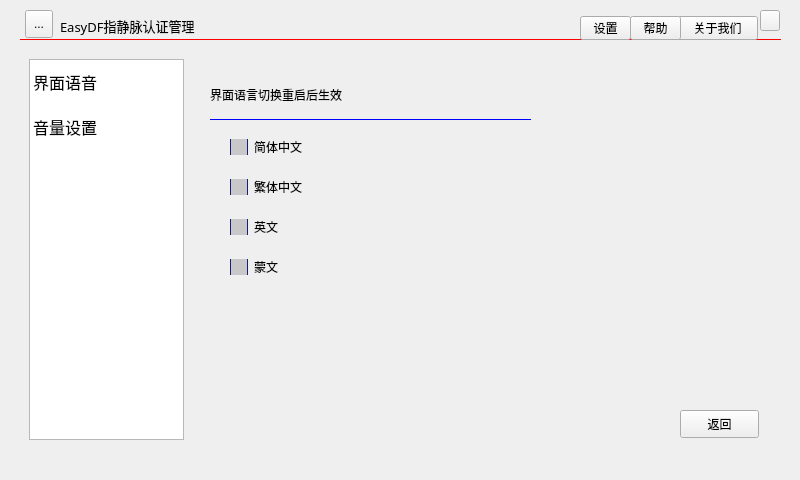
<?xml version="1.0" encoding="UTF-8"?>
<ui version="4.0">
 <class>MainWindow</class>
 <widget class="QMainWindow" name="MainWindow">
  <property name="geometry">
   <rect>
    <x>0</x>
    <y>0</y>
    <width>800</width>
    <height>480</height>
   </rect>
  </property>
  <property name="windowTitle">
   <string>MainWindow</string>
  </property>
  <property name="styleSheet">
   <string notr="true">/*
border:1px solid green;
*/
border:none;
QLineEdit{
background:transparent;border-width:0;border-style:outset;
border-bottom:1px solid blue;
}
QGroupBox{
background:transparent;border-width:0;border-style:outset;
border-top:1px solid blue;
}
QLineEdit:focus{
border-color: red;
}
QCheckBox::indicator, QRadioButton::indicator, QListWidget::indicator {
    width: 16px;
    height: 16px;
    background-color: rgb(200,200,200);
    border:1px solid #13227A;
}
QCheckBox::indicator::checked, QRadioButton::indicator::checked, QListWidget::indicator::checked {
    background-color: qradialgradient(cx:0.5, cy:0.5, fx:0.25, fy:0.15, radius:0.3, stop:0 #BBBBBB, stop:1 #13227A);
}
</string>
  </property>
  <widget class="QWidget" name="centralWidget">
   <widget class="QWidget" name="widgetTitle" native="true">
    <property name="geometry">
     <rect>
      <x>20</x>
      <y>0</y>
      <width>761</width>
      <height>40</height>
     </rect>
    </property>
    <property name="minimumSize">
     <size>
      <width>0</width>
      <height>40</height>
     </size>
    </property>
    <property name="maximumSize">
     <size>
      <width>16777215</width>
      <height>40</height>
     </size>
    </property>
    <property name="styleSheet">
     <string notr="true">.QWidget{border-bottom:1px solid #FF0000;}</string>
    </property>
    <widget class="QLabel" name="labelTitelText">
     <property name="geometry">
      <rect>
       <x>40</x>
       <y>10</y>
       <width>261</width>
       <height>31</height>
      </rect>
     </property>
     <property name="font">
      <font>
       <family>微软雅黑</family>
       <pointsize>10</pointsize>
       <weight>50</weight>
       <bold>false</bold>
      </font>
     </property>
     <property name="text">
      <string>EasyDF指静脉认证管理</string>
     </property>
     <property name="alignment">
      <set>Qt::AlignLeading|Qt::AlignLeft|Qt::AlignVCenter</set>
     </property>
    </widget>
    <widget class="QToolButton" name="btnTitleSet">
     <property name="geometry">
      <rect>
       <x>560</x>
       <y>16</y>
       <width>51</width>
       <height>24</height>
      </rect>
     </property>
     <property name="toolTip">
      <string>设置</string>
     </property>
     <property name="text">
      <string>设置</string>
     </property>
     <property name="icon">
      <iconset>
       <normalon>:/images/title_set.png</normalon>
      </iconset>
     </property>
     <property name="toolButtonStyle">
      <enum>Qt::ToolButtonTextBesideIcon</enum>
     </property>
    </widget>
    <widget class="QToolButton" name="btnWindowClose">
     <property name="geometry">
      <rect>
       <x>740</x>
       <y>10</y>
       <width>20</width>
       <height>21</height>
      </rect>
     </property>
     <property name="toolTip">
      <string>关闭</string>
     </property>
     <property name="text">
      <string/>
     </property>
     <property name="icon">
      <iconset>
       <normalon>:/images/title_close.png</normalon>
      </iconset>
     </property>
    </widget>
    <widget class="QToolButton" name="btnTitleAbout">
     <property name="geometry">
      <rect>
       <x>657</x>
       <y>16</y>
       <width>81</width>
       <height>24</height>
      </rect>
     </property>
     <property name="toolTip">
      <string>设置</string>
     </property>
     <property name="text">
      <string>关于我们</string>
     </property>
     <property name="icon">
      <iconset>
       <normalon>:/images/title_about.png</normalon>
      </iconset>
     </property>
     <property name="toolButtonStyle">
      <enum>Qt::ToolButtonTextBesideIcon</enum>
     </property>
    </widget>
    <widget class="QToolButton" name="btnTitleHelp">
     <property name="geometry">
      <rect>
       <x>610</x>
       <y>16</y>
       <width>51</width>
       <height>24</height>
      </rect>
     </property>
     <property name="toolTip">
      <string>设置</string>
     </property>
     <property name="text">
      <string>帮助</string>
     </property>
     <property name="icon">
      <iconset>
       <normalon>:/images/title_help.png</normalon>
      </iconset>
     </property>
     <property name="toolButtonStyle">
      <enum>Qt::ToolButtonTextBesideIcon</enum>
     </property>
    </widget>
    <widget class="QToolButton" name="toolButton">
     <property name="geometry">
      <rect>
       <x>5</x>
       <y>10</y>
       <width>28</width>
       <height>28</height>
      </rect>
     </property>
     <property name="styleSheet">
      <string notr="true">.QToolButton{image:url(:/images/win.png);}</string>
     </property>
     <property name="text">
      <string>...</string>
     </property>
    </widget>
   </widget>
   <widget class="QStackedWidget" name="stackedWidget">
    <property name="geometry">
     <rect>
      <x>20</x>
      <y>50</y>
      <width>761</width>
      <height>411</height>
     </rect>
    </property>
    <property name="currentIndex">
     <number>3</number>
    </property>
    <widget class="QWidget" name="loginWidget">
     <widget class="QLabel" name="label">
      <property name="geometry">
       <rect>
        <x>10</x>
        <y>40</y>
        <width>321</width>
        <height>31</height>
       </rect>
      </property>
      <property name="text">
       <string>&lt;html&gt;&lt;head/&gt;&lt;body&gt;&lt;p&gt;请输入您的windows密码以继续登记。&lt;/p&gt;&lt;/body&gt;&lt;/html&gt;</string>
      </property>
     </widget>
     <widget class="QLabel" name="labelPassMassage">
      <property name="geometry">
       <rect>
        <x>190</x>
        <y>300</y>
        <width>361</width>
        <height>31</height>
       </rect>
      </property>
      <property name="text">
       <string>验证信息提示</string>
      </property>
     </widget>
     <widget class="QWidget" name="layoutWidget">
      <property name="geometry">
       <rect>
        <x>130</x>
        <y>210</y>
        <width>501</width>
        <height>81</height>
       </rect>
      </property>
      <layout class="QGridLayout" name="gridLayout_3" columnstretch="10,75,15">
       <item row="0" column="0">
        <widget class="QLabel" name="label_9">
         <property name="text">
          <string>用户名</string>
         </property>
        </widget>
       </item>
       <item row="0" column="1">
        <widget class="QLineEdit" name="lineEditUserName">
         <property name="sizePolicy">
          <sizepolicy hsizetype="Expanding" vsizetype="Preferred">
           <horstretch>0</horstretch>
           <verstretch>0</verstretch>
          </sizepolicy>
         </property>
         <property name="maximumSize">
          <size>
           <width>16777215</width>
           <height>28</height>
          </size>
         </property>
         <property name="readOnly">
          <bool>true</bool>
         </property>
         <property name="placeholderText">
          <string>登录用户</string>
         </property>
        </widget>
       </item>
       <item row="1" column="0">
        <widget class="QLabel" name="label_4">
         <property name="text">
          <string>验  证</string>
         </property>
        </widget>
       </item>
       <item row="1" column="1">
        <widget class="QLineEdit" name="lineEditPass">
         <property name="sizePolicy">
          <sizepolicy hsizetype="Expanding" vsizetype="Preferred">
           <horstretch>0</horstretch>
           <verstretch>0</verstretch>
          </sizepolicy>
         </property>
         <property name="maximumSize">
          <size>
           <width>16777215</width>
           <height>28</height>
          </size>
         </property>
         <property name="styleSheet">
          <string notr="true"/>
         </property>
         <property name="text">
          <string/>
         </property>
         <property name="echoMode">
          <enum>QLineEdit::Password</enum>
         </property>
         <property name="placeholderText">
          <string>开机密码</string>
         </property>
        </widget>
       </item>
       <item row="1" column="2">
        <widget class="QToolButton" name="btnLogon">
         <property name="sizePolicy">
          <sizepolicy hsizetype="Preferred" vsizetype="Preferred">
           <horstretch>0</horstretch>
           <verstretch>0</verstretch>
          </sizepolicy>
         </property>
         <property name="minimumSize">
          <size>
           <width>79</width>
           <height>28</height>
          </size>
         </property>
         <property name="styleSheet">
          <string notr="true">QToolButton{image:url(:/images/button.png);}</string>
         </property>
         <property name="text">
          <string>验证</string>
         </property>
        </widget>
       </item>
       <item row="0" column="2">
        <widget class="QToolButton" name="btnSetPass">
         <property name="sizePolicy">
          <sizepolicy hsizetype="Preferred" vsizetype="Preferred">
           <horstretch>0</horstretch>
           <verstretch>0</verstretch>
          </sizepolicy>
         </property>
         <property name="minimumSize">
          <size>
           <width>79</width>
           <height>28</height>
          </size>
         </property>
         <property name="styleSheet">
          <string notr="true">QToolButton{image:url(:/images/button.png);}</string>
         </property>
         <property name="text">
          <string>添加</string>
         </property>
        </widget>
       </item>
      </layout>
     </widget>
     <widget class="QLabel" name="label_5">
      <property name="geometry">
       <rect>
        <x>10</x>
        <y>0</y>
        <width>161</width>
        <height>41</height>
       </rect>
      </property>
      <property name="font">
       <font>
        <pointsize>18</pointsize>
        <weight>75</weight>
        <bold>true</bold>
       </font>
      </property>
      <property name="text">
       <string>身份认证</string>
      </property>
     </widget>
    </widget>
    <widget class="QWidget" name="mainWidget">
     <widget class="QToolButton" name="btnLeftHand">
      <property name="geometry">
       <rect>
        <x>50</x>
        <y>130</y>
        <width>251</width>
        <height>275</height>
       </rect>
      </property>
      <property name="sizePolicy">
       <sizepolicy hsizetype="Preferred" vsizetype="Preferred">
        <horstretch>0</horstretch>
        <verstretch>0</verstretch>
       </sizepolicy>
      </property>
      <property name="styleSheet">
       <string notr="true">image:url(:/images/left_hand.png);

</string>
      </property>
      <property name="text">
       <string/>
      </property>
     </widget>
     <widget class="QLabel" name="label_3">
      <property name="geometry">
       <rect>
        <x>10</x>
        <y>40</y>
        <width>411</width>
        <height>51</height>
       </rect>
      </property>
      <property name="text">
       <string>单击手指对应的按钮进行登记、验证、删除信息。
建议使用左右手食指、中指、无名指进行样本录入，以获得更好体验。</string>
      </property>
     </widget>
     <widget class="QToolButton" name="btnFinger_1">
      <property name="geometry">
       <rect>
        <x>75</x>
        <y>110</y>
        <width>21</width>
        <height>20</height>
       </rect>
      </property>
      <property name="styleSheet">
       <string notr="true">QToolButton{border:1px solid #000000;background-color:#FFFFFF;}</string>
      </property>
      <property name="text">
       <string/>
      </property>
     </widget>
     <widget class="QToolButton" name="btnFinger_2">
      <property name="geometry">
       <rect>
        <x>132</x>
        <y>110</y>
        <width>21</width>
        <height>20</height>
       </rect>
      </property>
      <property name="styleSheet">
       <string notr="true">QToolButton{border:1px solid #000000;background-color:#FFFFFF;}</string>
      </property>
      <property name="text">
       <string/>
      </property>
     </widget>
     <widget class="QToolButton" name="btnFinger_3">
      <property name="geometry">
       <rect>
        <x>178</x>
        <y>110</y>
        <width>21</width>
        <height>20</height>
       </rect>
      </property>
      <property name="styleSheet">
       <string notr="true">QToolButton{border:1px solid #000000;background-color:#FFFFFF;}</string>
      </property>
      <property name="text">
       <string/>
      </property>
     </widget>
     <widget class="QToolButton" name="btnFinger_4">
      <property name="geometry">
       <rect>
        <x>220</x>
        <y>110</y>
        <width>21</width>
        <height>20</height>
       </rect>
      </property>
      <property name="styleSheet">
       <string notr="true">QToolButton{border:1px solid #000000;background-color:#FFFFFF;}</string>
      </property>
      <property name="text">
       <string/>
      </property>
     </widget>
     <widget class="QToolButton" name="btnFinger_5">
      <property name="geometry">
       <rect>
        <x>266</x>
        <y>110</y>
        <width>21</width>
        <height>20</height>
       </rect>
      </property>
      <property name="styleSheet">
       <string notr="true">QToolButton{border:1px solid #000000;background-color:#FFFFFF;}</string>
      </property>
      <property name="text">
       <string/>
      </property>
     </widget>
     <widget class="QToolButton" name="btnRightHand">
      <property name="geometry">
       <rect>
        <x>470</x>
        <y>130</y>
        <width>251</width>
        <height>275</height>
       </rect>
      </property>
      <property name="sizePolicy">
       <sizepolicy hsizetype="Preferred" vsizetype="Preferred">
        <horstretch>0</horstretch>
        <verstretch>0</verstretch>
       </sizepolicy>
      </property>
      <property name="styleSheet">
       <string notr="true">image:url(:/images/right_hand.png);</string>
      </property>
      <property name="text">
       <string/>
      </property>
     </widget>
     <widget class="QToolButton" name="btnFinger_8">
      <property name="geometry">
       <rect>
        <x>577</x>
        <y>110</y>
        <width>21</width>
        <height>20</height>
       </rect>
      </property>
      <property name="styleSheet">
       <string notr="true">QToolButton{border:1px solid #000000;background-color:#FFFFFF;}</string>
      </property>
      <property name="text">
       <string/>
      </property>
     </widget>
     <widget class="QToolButton" name="btnFinger_9">
      <property name="geometry">
       <rect>
        <x>616</x>
        <y>110</y>
        <width>21</width>
        <height>20</height>
       </rect>
      </property>
      <property name="styleSheet">
       <string notr="true">QToolButton{border:1px solid #000000;background-color:#FFFFFF;}</string>
      </property>
      <property name="text">
       <string/>
      </property>
     </widget>
     <widget class="QToolButton" name="btnFinger_6">
      <property name="geometry">
       <rect>
        <x>489</x>
        <y>110</y>
        <width>21</width>
        <height>20</height>
       </rect>
      </property>
      <property name="styleSheet">
       <string notr="true">QToolButton{border:1px solid #000000;background-color:#FFFFFF;}</string>
      </property>
      <property name="text">
       <string/>
      </property>
     </widget>
     <widget class="QToolButton" name="btnFinger_10">
      <property name="geometry">
       <rect>
        <x>677</x>
        <y>110</y>
        <width>21</width>
        <height>20</height>
       </rect>
      </property>
      <property name="styleSheet">
       <string notr="true">QToolButton{border:1px solid #000000;background-color:#FFFFFF;}</string>
      </property>
      <property name="text">
       <string/>
      </property>
     </widget>
     <widget class="QToolButton" name="btnFinger_7">
      <property name="geometry">
       <rect>
        <x>535</x>
        <y>110</y>
        <width>21</width>
        <height>20</height>
       </rect>
      </property>
      <property name="styleSheet">
       <string notr="true">QToolButton{border:1px solid #000000;background-color:#FFFFFF;}</string>
      </property>
      <property name="text">
       <string/>
      </property>
     </widget>
     <widget class="QLabel" name="label_10">
      <property name="geometry">
       <rect>
        <x>10</x>
        <y>0</y>
        <width>121</width>
        <height>41</height>
       </rect>
      </property>
      <property name="font">
       <font>
        <pointsize>18</pointsize>
        <weight>75</weight>
        <bold>true</bold>
       </font>
      </property>
      <property name="text">
       <string>管理</string>
      </property>
     </widget>
     <widget class="QToolButton" name="btnBlood_1">
      <property name="geometry">
       <rect>
        <x>80</x>
        <y>212</y>
        <width>30</width>
        <height>50</height>
       </rect>
      </property>
      <property name="styleSheet">
       <string notr="true">border-image:url(:/images/l1.png);</string>
      </property>
      <property name="text">
       <string/>
      </property>
     </widget>
     <widget class="QToolButton" name="btnBlood_2">
      <property name="geometry">
       <rect>
        <x>128</x>
        <y>182</y>
        <width>22</width>
        <height>47</height>
       </rect>
      </property>
      <property name="styleSheet">
       <string notr="true">border-image:url(:/images/l2.png);</string>
      </property>
      <property name="text">
       <string/>
      </property>
     </widget>
     <widget class="QToolButton" name="btnBlood_3">
      <property name="geometry">
       <rect>
        <x>168</x>
        <y>171</y>
        <width>24</width>
        <height>52</height>
       </rect>
      </property>
      <property name="styleSheet">
       <string notr="true">border-image:url(:/images/l3.png);</string>
      </property>
      <property name="text">
       <string/>
      </property>
     </widget>
     <widget class="QToolButton" name="btnBlood_5">
      <property name="geometry">
       <rect>
        <x>220</x>
        <y>270</y>
        <width>44</width>
        <height>40</height>
       </rect>
      </property>
      <property name="styleSheet">
       <string notr="true">border-image:url(:/images/l5.png);</string>
      </property>
      <property name="text">
       <string/>
      </property>
     </widget>
     <widget class="QToolButton" name="btnBlood_6">
      <property name="geometry">
       <rect>
        <x>508</x>
        <y>272</y>
        <width>40</width>
        <height>37</height>
       </rect>
      </property>
      <property name="styleSheet">
       <string notr="true">border-image:url(:/images/r1.png);</string>
      </property>
      <property name="text">
       <string/>
      </property>
     </widget>
     <widget class="QToolButton" name="btnBlood_7">
      <property name="geometry">
       <rect>
        <x>539</x>
        <y>188</y>
        <width>32</width>
        <height>51</height>
       </rect>
      </property>
      <property name="styleSheet">
       <string notr="true">border-image:url(:/images/r2.png);</string>
      </property>
      <property name="text">
       <string/>
      </property>
     </widget>
     <widget class="QToolButton" name="btnBlood_8">
      <property name="geometry">
       <rect>
        <x>578</x>
        <y>175</y>
        <width>26</width>
        <height>44</height>
       </rect>
      </property>
      <property name="styleSheet">
       <string notr="true">border-image:url(:/images/r3.png);</string>
      </property>
      <property name="text">
       <string/>
      </property>
     </widget>
     <widget class="QToolButton" name="btnBlood_9">
      <property name="geometry">
       <rect>
        <x>624</x>
        <y>183</y>
        <width>17</width>
        <height>39</height>
       </rect>
      </property>
      <property name="styleSheet">
       <string notr="true">border-image:url(:/images/r4.png);</string>
      </property>
      <property name="text">
       <string/>
      </property>
     </widget>
     <widget class="QToolButton" name="btnBlood_10">
      <property name="geometry">
       <rect>
        <x>667</x>
        <y>215</y>
        <width>19</width>
        <height>37</height>
       </rect>
      </property>
      <property name="styleSheet">
       <string notr="true">border-image:url(:/images/r5.png);</string>
      </property>
      <property name="text">
       <string/>
      </property>
     </widget>
     <widget class="QToolButton" name="btnBlood_4">
      <property name="geometry">
       <rect>
        <x>202</x>
        <y>190</y>
        <width>26</width>
        <height>52</height>
       </rect>
      </property>
      <property name="styleSheet">
       <string notr="true">border-image:url(:/images/l4.png);</string>
      </property>
      <property name="text">
       <string/>
      </property>
     </widget>
     <widget class="QLabel" name="labelDeviceStatus">
      <property name="geometry">
       <rect>
        <x>430</x>
        <y>40</y>
        <width>291</width>
        <height>41</height>
       </rect>
      </property>
      <property name="text">
       <string>设备无法使用，请检查</string>
      </property>
     </widget>
    </widget>
    <widget class="QWidget" name="createUserWidget">
     <widget class="QProgressBar" name="progressBarFinger">
      <property name="geometry">
       <rect>
        <x>240</x>
        <y>180</y>
        <width>471</width>
        <height>21</height>
       </rect>
      </property>
      <property name="alignment">
       <set>Qt::AlignRight|Qt::AlignTrailing|Qt::AlignVCenter</set>
      </property>
      <property name="textVisible">
       <bool>true</bool>
      </property>
      <property name="format">
       <string/>
      </property>
     </widget>
     <widget class="QLabel" name="labelFingerText">
      <property name="geometry">
       <rect>
        <x>240</x>
        <y>220</y>
        <width>301</width>
        <height>21</height>
       </rect>
      </property>
      <property name="text">
       <string>持续扫描，直至进度条达到100%</string>
      </property>
     </widget>
     <widget class="QLabel" name="label_12">
      <property name="geometry">
       <rect>
        <x>10</x>
        <y>40</y>
        <width>601</width>
        <height>41</height>
       </rect>
      </property>
      <property name="text">
       <string>将手指放入传感器，直至进度条达到100%。</string>
      </property>
     </widget>
     <widget class="QLabel" name="labelMessage">
      <property name="geometry">
       <rect>
        <x>10</x>
        <y>0</y>
        <width>121</width>
        <height>41</height>
       </rect>
      </property>
      <property name="font">
       <font>
        <pointsize>18</pointsize>
        <weight>75</weight>
        <bold>true</bold>
       </font>
      </property>
      <property name="text">
       <string>验证</string>
      </property>
     </widget>
     <widget class="QToolButton" name="btnFingerRemove">
      <property name="geometry">
       <rect>
        <x>30</x>
        <y>340</y>
        <width>79</width>
        <height>28</height>
       </rect>
      </property>
      <property name="toolTip">
       <string>删除</string>
      </property>
      <property name="styleSheet">
       <string notr="true">.QToolButton{image:url(:/images/button.png);}</string>
      </property>
      <property name="text">
       <string>删除</string>
      </property>
     </widget>
     <widget class="QToolButton" name="btnFingerBack">
      <property name="geometry">
       <rect>
        <x>660</x>
        <y>340</y>
        <width>79</width>
        <height>28</height>
       </rect>
      </property>
      <property name="toolTip">
       <string>返回</string>
      </property>
      <property name="styleSheet">
       <string notr="true">.QToolButton{image:url(:/images/button.png);}</string>
      </property>
      <property name="text">
       <string>返回</string>
      </property>
     </widget>
     <widget class="QToolButton" name="btnFingerCheck">
      <property name="geometry">
       <rect>
        <x>560</x>
        <y>340</y>
        <width>79</width>
        <height>28</height>
       </rect>
      </property>
      <property name="toolTip">
       <string>验证</string>
      </property>
      <property name="styleSheet">
       <string notr="true">.QToolButton{image:url(:/images/button.png);}</string>
      </property>
      <property name="text">
       <string>验证</string>
      </property>
     </widget>
     <widget class="QToolButton" name="btnAddVein">
      <property name="geometry">
       <rect>
        <x>120</x>
        <y>340</y>
        <width>79</width>
        <height>28</height>
       </rect>
      </property>
      <property name="toolTip">
       <string>点击后开始开始录入指静脉信息</string>
      </property>
      <property name="styleSheet">
       <string notr="true">.QToolButton{image:url(:/images/button.png);}</string>
      </property>
      <property name="text">
       <string>录入</string>
      </property>
     </widget>
     <widget class="QLabel" name="labelMovieFinger">
      <property name="geometry">
       <rect>
        <x>40</x>
        <y>130</y>
        <width>151</width>
        <height>153</height>
       </rect>
      </property>
      <property name="text">
       <string>动画</string>
      </property>
     </widget>
    </widget>
    <widget class="QWidget" name="sysSetWidget">
     <widget class="QListWidget" name="listWidget">
      <property name="geometry">
       <rect>
        <x>9</x>
        <y>9</y>
        <width>155</width>
        <height>381</height>
       </rect>
      </property>
      <property name="font">
       <font>
        <pointsize>12</pointsize>
       </font>
      </property>
      <property name="styleSheet">
       <string notr="true">QListWidget::item{
    height:45px;
}
QTableWidget::item:selected{
    background-color:rgb(240,241,247);
}</string>
      </property>
      <item>
       <property name="text">
        <string>界面语音</string>
       </property>
      </item>
      <item>
       <property name="text">
        <string>音量设置</string>
       </property>
      </item>
     </widget>
     <widget class="QStackedWidget" name="stackedWidgetSetSys">
      <property name="geometry">
       <rect>
        <x>170</x>
        <y>9</y>
        <width>531</width>
        <height>321</height>
       </rect>
      </property>
      <property name="currentIndex">
       <number>0</number>
      </property>
      <widget class="QWidget" name="languageWidget">
       <widget class="QLabel" name="label_8">
        <property name="geometry">
         <rect>
          <x>20</x>
          <y>20</y>
          <width>291</width>
          <height>31</height>
         </rect>
        </property>
        <property name="text">
         <string>界面语言切换重启后生效</string>
        </property>
       </widget>
       <widget class="QGroupBox" name="groupBox_2">
        <property name="geometry">
         <rect>
          <x>20</x>
          <y>60</y>
          <width>321</width>
          <height>241</height>
         </rect>
        </property>
        <property name="title">
         <string/>
        </property>
        <widget class="QRadioButton" name="radioButton_zh_cn">
         <property name="geometry">
          <rect>
           <x>20</x>
           <y>20</y>
           <width>89</width>
           <height>16</height>
          </rect>
         </property>
         <property name="text">
          <string>简体中文</string>
         </property>
        </widget>
        <widget class="QRadioButton" name="radioButton_zh_tw">
         <property name="geometry">
          <rect>
           <x>20</x>
           <y>60</y>
           <width>89</width>
           <height>16</height>
          </rect>
         </property>
         <property name="text">
          <string>繁体中文</string>
         </property>
        </widget>
        <widget class="QRadioButton" name="radioButton_eng">
         <property name="geometry">
          <rect>
           <x>20</x>
           <y>100</y>
           <width>89</width>
           <height>16</height>
          </rect>
         </property>
         <property name="text">
          <string>英文</string>
         </property>
        </widget>
        <widget class="QRadioButton" name="radioButton_mw">
         <property name="geometry">
          <rect>
           <x>20</x>
           <y>140</y>
           <width>89</width>
           <height>16</height>
          </rect>
         </property>
         <property name="text">
          <string>蒙文</string>
         </property>
        </widget>
       </widget>
      </widget>
      <widget class="QWidget" name="page_2">
       <widget class="QLabel" name="label_13">
        <property name="geometry">
         <rect>
          <x>20</x>
          <y>20</y>
          <width>471</width>
          <height>51</height>
         </rect>
        </property>
        <property name="text">
         <string>滚动滑轮进行音量设置，数值越大，音量越大，数值为0时没有声音</string>
        </property>
       </widget>
       <widget class="QSlider" name="horizontalSliderVoice">
        <property name="geometry">
         <rect>
          <x>20</x>
          <y>80</y>
          <width>311</width>
          <height>22</height>
         </rect>
        </property>
        <property name="maximum">
         <number>15</number>
        </property>
        <property name="pageStep">
         <number>1</number>
        </property>
        <property name="orientation">
         <enum>Qt::Horizontal</enum>
        </property>
        <property name="tickPosition">
         <enum>QSlider::TicksAbove</enum>
        </property>
       </widget>
       <widget class="QLabel" name="labelVoiceNum">
        <property name="geometry">
         <rect>
          <x>340</x>
          <y>80</y>
          <width>71</width>
          <height>21</height>
         </rect>
        </property>
        <property name="text">
         <string>音量</string>
        </property>
       </widget>
      </widget>
     </widget>
     <widget class="QToolButton" name="btnSetBack">
      <property name="geometry">
       <rect>
        <x>660</x>
        <y>360</y>
        <width>79</width>
        <height>28</height>
       </rect>
      </property>
      <property name="toolTip">
       <string>返回</string>
      </property>
      <property name="styleSheet">
       <string notr="true">.QToolButton{image:url(:/images/button.png);}</string>
      </property>
      <property name="text">
       <string>返回</string>
      </property>
     </widget>
    </widget>
   </widget>
  </widget>
  <action name="actionQss">
   <property name="text">
    <string>qss</string>
   </property>
  </action>
  <action name="actionNext">
   <property name="text">
    <string>next</string>
   </property>
  </action>
  <action name="actionUp">
   <property name="text">
    <string>up</string>
   </property>
  </action>
 </widget>
 <layoutdefault spacing="6" margin="11"/>
 <resources/>
 <connections/>
</ui>
